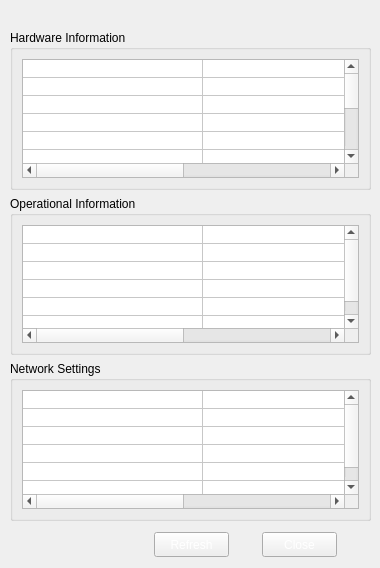
<?xml version="1.0" encoding="UTF-8"?>
<ui version="4.0">
 <class>FormDiagnostics</class>
 <widget class="QWidget" name="FormDiagnostics">
  <property name="geometry">
   <rect>
    <x>0</x>
    <y>0</y>
    <width>380</width>
    <height>568</height>
   </rect>
  </property>
  <property name="sizePolicy">
   <sizepolicy hsizetype="Fixed" vsizetype="Fixed">
    <horstretch>0</horstretch>
    <verstretch>0</verstretch>
   </sizepolicy>
  </property>
  <property name="minimumSize">
   <size>
    <width>380</width>
    <height>568</height>
   </size>
  </property>
  <property name="maximumSize">
   <size>
    <width>380</width>
    <height>568</height>
   </size>
  </property>
  <property name="windowTitle">
   <string>Diagnostics</string>
  </property>
  <property name="styleSheet">
   <string notr="true">QWidget#FormDiagnostics{
background-image: url(Skin/diagnostics.png);
} 
QPushButton{ 
border-image:url(Skin/SmallChangeableButton_1.png);
	color: rgb(255, 255, 255);
}
QPushButton:pressed{ 
border-image:url(Skin/SmallChangeableButton_3.png);
}
QPushButton:hover{
border-image:url(Skin/SmallChangeableButton_3.png);
	color: rgb(0, 0, 0);
}
QPushButton:disabled{
border-image:url(Skin/SmallChangeableButton_2.png);
	color: rgb(0, 0, 0);
}</string>
  </property>
  <widget class="QWidget" name="layoutWidget">
   <property name="geometry">
    <rect>
     <x>127</x>
     <y>531</y>
     <width>239</width>
     <height>27</height>
    </rect>
   </property>
   <layout class="QHBoxLayout" name="horizontalLayout">
    <item>
     <widget class="QPushButton" name="pushButtonRefresh">
      <property name="minimumSize">
       <size>
        <width>75</width>
        <height>25</height>
       </size>
      </property>
      <property name="maximumSize">
       <size>
        <width>75</width>
        <height>25</height>
       </size>
      </property>
      <property name="cursor">
       <cursorShape>PointingHandCursor</cursorShape>
      </property>
      <property name="text">
       <string>Refresh</string>
      </property>
     </widget>
    </item>
    <item>
     <widget class="QPushButton" name="pushButtonClose">
      <property name="minimumSize">
       <size>
        <width>75</width>
        <height>25</height>
       </size>
      </property>
      <property name="maximumSize">
       <size>
        <width>75</width>
        <height>25</height>
       </size>
      </property>
      <property name="cursor">
       <cursorShape>PointingHandCursor</cursorShape>
      </property>
      <property name="text">
       <string>Close</string>
      </property>
     </widget>
    </item>
   </layout>
  </widget>
  <widget class="QWidget" name="layoutWidget">
   <property name="geometry">
    <rect>
     <x>10</x>
     <y>30</y>
     <width>361</width>
     <height>491</height>
    </rect>
   </property>
   <layout class="QVBoxLayout" name="verticalLayout_2">
    <item>
     <widget class="QGroupBox" name="groupBoxHardware">
      <property name="title">
       <string>Hardware Information</string>
      </property>
      <layout class="QVBoxLayout" name="verticalLayout">
       <item>
        <widget class="QTableWidget" name="tableWidgetHardware">
         <property name="frameShape">
          <enum>QFrame::StyledPanel</enum>
         </property>
         <property name="frameShadow">
          <enum>QFrame::Sunken</enum>
         </property>
         <property name="lineWidth">
          <number>1</number>
         </property>
         <property name="editTriggers">
          <set>QAbstractItemView::NoEditTriggers</set>
         </property>
         <property name="selectionBehavior">
          <enum>QAbstractItemView::SelectRows</enum>
         </property>
         <property name="sortingEnabled">
          <bool>true</bool>
         </property>
         <attribute name="horizontalHeaderVisible">
          <bool>false</bool>
         </attribute>
         <attribute name="horizontalHeaderDefaultSectionSize">
          <number>180</number>
         </attribute>
         <attribute name="verticalHeaderVisible">
          <bool>false</bool>
         </attribute>
         <attribute name="verticalHeaderDefaultSectionSize">
          <number>15</number>
         </attribute>
         <attribute name="verticalHeaderShowSortIndicator" stdset="0">
          <bool>false</bool>
         </attribute>
         <row>
          <property name="text">
           <string>Firmware Version</string>
          </property>
         </row>
         <row>
          <property name="text">
           <string>Driver Version</string>
          </property>
         </row>
         <row>
          <property name="text">
           <string>IMEI Number</string>
          </property>
         </row>
         <row>
          <property name="text">
           <string>IMSI Number</string>
          </property>
         </row>
         <row>
          <property name="text">
           <string>Software Version Number</string>
          </property>
         </row>
         <row>
          <property name="text">
           <string>Device Name</string>
          </property>
         </row>
         <row>
          <property name="text">
           <string>Hardware Version</string>
          </property>
         </row>
         <row>
          <property name="text">
           <string>Appllication Port</string>
          </property>
         </row>
         <row>
          <property name="text">
           <string>Manufactory Name</string>
          </property>
         </row>
         <row>
          <property name="text">
           <string>Manufactory Homepage</string>
          </property>
         </row>
         <row>
          <property name="text">
           <string>Language</string>
          </property>
         </row>
         <column>
          <property name="text">
           <string/>
          </property>
         </column>
         <column>
          <property name="text">
           <string/>
          </property>
         </column>
         <item row="0" column="0">
          <property name="text">
           <string/>
          </property>
         </item>
         <item row="1" column="0">
          <property name="text">
           <string/>
          </property>
          <property name="flags">
           <set>ItemIsSelectable|ItemIsUserCheckable|ItemIsEnabled</set>
          </property>
         </item>
         <item row="1" column="1">
          <property name="text">
           <string/>
          </property>
         </item>
         <item row="2" column="0">
          <property name="text">
           <string/>
          </property>
         </item>
         <item row="3" column="0">
          <property name="text">
           <string/>
          </property>
         </item>
         <item row="4" column="0">
          <property name="text">
           <string/>
          </property>
         </item>
         <item row="5" column="0">
          <property name="text">
           <string/>
          </property>
         </item>
         <item row="6" column="0">
          <property name="text">
           <string/>
          </property>
         </item>
         <item row="7" column="0">
          <property name="text">
           <string/>
          </property>
         </item>
         <item row="8" column="0">
          <property name="text">
           <string/>
          </property>
         </item>
         <item row="9" column="0">
          <property name="text">
           <string/>
          </property>
         </item>
         <item row="9" column="1">
          <property name="text">
           <string/>
          </property>
         </item>
         <item row="10" column="0">
          <property name="text">
           <string/>
          </property>
         </item>
        </widget>
       </item>
      </layout>
     </widget>
    </item>
    <item>
     <widget class="QGroupBox" name="groupBoxSim">
      <property name="title">
       <string>Operational Information</string>
      </property>
      <layout class="QHBoxLayout" name="horizontalLayout_2">
       <item>
        <widget class="QTableWidget" name="tableWidgetSim">
         <property name="frameShape">
          <enum>QFrame::StyledPanel</enum>
         </property>
         <property name="frameShadow">
          <enum>QFrame::Sunken</enum>
         </property>
         <property name="lineWidth">
          <number>1</number>
         </property>
         <property name="editTriggers">
          <set>QAbstractItemView::NoEditTriggers</set>
         </property>
         <property name="selectionBehavior">
          <enum>QAbstractItemView::SelectRows</enum>
         </property>
         <property name="sortingEnabled">
          <bool>true</bool>
         </property>
         <attribute name="horizontalHeaderVisible">
          <bool>false</bool>
         </attribute>
         <attribute name="horizontalHeaderDefaultSectionSize">
          <number>180</number>
         </attribute>
         <attribute name="verticalHeaderVisible">
          <bool>false</bool>
         </attribute>
         <attribute name="verticalHeaderDefaultSectionSize">
          <number>15</number>
         </attribute>
         <attribute name="verticalHeaderShowSortIndicator" stdset="0">
          <bool>false</bool>
         </attribute>
         <row>
          <property name="text">
           <string>PIN Code Status</string>
          </property>
         </row>
         <row>
          <property name="text">
           <string>SMS Center Number</string>
          </property>
         </row>
         <row>
          <property name="text">
           <string>Network Selection Mode</string>
          </property>
         </row>
         <row>
          <property name="text">
           <string>Messages in SIM</string>
          </property>
         </row>
         <row>
          <property name="text">
           <string>Contacts in SIM</string>
          </property>
         </row>
         <row>
          <property name="text">
           <string/>
          </property>
         </row>
         <column>
          <property name="text">
           <string/>
          </property>
         </column>
         <column>
          <property name="text">
           <string/>
          </property>
         </column>
         <item row="0" column="0">
          <property name="text">
           <string/>
          </property>
          <property name="flags">
           <set>ItemIsSelectable|ItemIsUserCheckable|ItemIsEnabled</set>
          </property>
         </item>
         <item row="0" column="1">
          <property name="text">
           <string/>
          </property>
         </item>
         <item row="1" column="0">
          <property name="text">
           <string/>
          </property>
         </item>
         <item row="2" column="0">
          <property name="text">
           <string/>
          </property>
         </item>
         <item row="3" column="0">
          <property name="text">
           <string/>
          </property>
         </item>
         <item row="3" column="1">
          <property name="text">
           <string/>
          </property>
         </item>
         <item row="4" column="0">
          <property name="text">
           <string/>
          </property>
         </item>
        </widget>
       </item>
      </layout>
     </widget>
    </item>
    <item>
     <widget class="QGroupBox" name="groupBoxNetwork">
      <property name="title">
       <string>Network Settings</string>
      </property>
      <layout class="QHBoxLayout" name="horizontalLayout_3">
       <item>
        <widget class="QTableWidget" name="tableWidgetNetwork">
         <property name="frameShape">
          <enum>QFrame::StyledPanel</enum>
         </property>
         <property name="frameShadow">
          <enum>QFrame::Sunken</enum>
         </property>
         <property name="lineWidth">
          <number>1</number>
         </property>
         <property name="editTriggers">
          <set>QAbstractItemView::NoEditTriggers</set>
         </property>
         <property name="selectionBehavior">
          <enum>QAbstractItemView::SelectRows</enum>
         </property>
         <property name="sortingEnabled">
          <bool>true</bool>
         </property>
         <attribute name="horizontalHeaderVisible">
          <bool>false</bool>
         </attribute>
         <attribute name="horizontalHeaderDefaultSectionSize">
          <number>180</number>
         </attribute>
         <attribute name="verticalHeaderVisible">
          <bool>false</bool>
         </attribute>
         <attribute name="verticalHeaderDefaultSectionSize">
          <number>15</number>
         </attribute>
         <attribute name="verticalHeaderShowSortIndicator" stdset="0">
          <bool>false</bool>
         </attribute>
         <row>
          <property name="text">
           <string>Network Name</string>
          </property>
         </row>
         <row>
          <property name="text">
           <string>Signal Strength</string>
          </property>
         </row>
         <row>
          <property name="text">
           <string>CS Network Registration</string>
          </property>
         </row>
         <row>
          <property name="text">
           <string>PS Network Registration</string>
          </property>
         </row>
         <row>
          <property name="text">
           <string>PS Network Attachment</string>
          </property>
         </row>
         <row>
          <property name="text">
           <string>APN</string>
          </property>
         </row>
         <column>
          <property name="text">
           <string/>
          </property>
         </column>
         <column>
          <property name="text">
           <string/>
          </property>
         </column>
         <item row="0" column="0">
          <property name="text">
           <string/>
          </property>
          <property name="flags">
           <set>ItemIsSelectable|ItemIsUserCheckable|ItemIsEnabled</set>
          </property>
         </item>
         <item row="0" column="1">
          <property name="text">
           <string/>
          </property>
         </item>
         <item row="1" column="0">
          <property name="text">
           <string/>
          </property>
         </item>
         <item row="2" column="0">
          <property name="text">
           <string/>
          </property>
         </item>
         <item row="3" column="0">
          <property name="text">
           <string/>
          </property>
         </item>
         <item row="4" column="0">
          <property name="text">
           <string/>
          </property>
         </item>
         <item row="4" column="1">
          <property name="text">
           <string/>
          </property>
         </item>
         <item row="5" column="0">
          <property name="text">
           <string/>
          </property>
         </item>
        </widget>
       </item>
      </layout>
     </widget>
    </item>
   </layout>
  </widget>
  <widget class="QLabel" name="labelDiagnosticsTitle">
   <property name="geometry">
    <rect>
     <x>15</x>
     <y>9</y>
     <width>201</width>
     <height>16</height>
    </rect>
   </property>
   <property name="styleSheet">
    <string notr="true">color: rgb(255, 255, 255);</string>
   </property>
   <property name="text">
    <string/>
   </property>
  </widget>
 </widget>
 <resources/>
 <connections/>
</ui>
